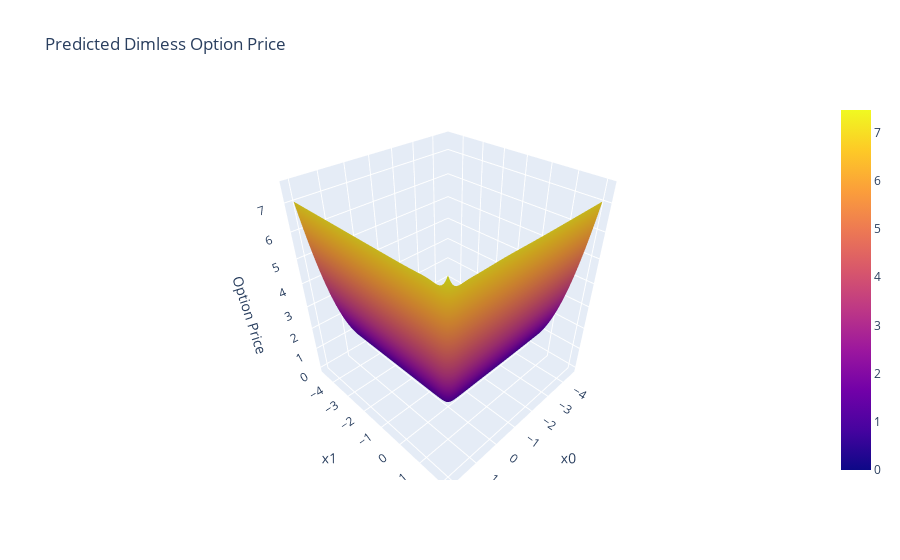

The notebook cell saved with this chart:
### Code cell
num_points = 100
x0_vals = np.linspace(params.x_min, params.x_max, num_points)
x1_vals = np.linspace(params.x_min, params.x_max, num_points)
fixed_val = (params.x_min + params.x_max) / 2.0

grid_list = []
for i in range(num_points):
    for j in range(num_points):
        # Start with all assets fixed at the midpoint.
        point = [fixed_val] * assets
        # Vary asset 0 and asset 1.
        point[0] = x0_vals[i]
        point[1] = x1_vals[j]
        # Append time coordinate (we choose t = maturity, corresponding to τ = maturity).
        point.append(params.tau)
        grid_list.append(point)
X_grid = torch.tensor(grid_list, dtype=torch.float32).to(device)
y_pred = model(X_grid).detach().cpu().numpy()
y_pred = y_pred.reshape(num_points, num_points)

fig = go.Figure(data=[go.Surface(z=y_pred, x=x0_vals, y=x1_vals)])
fig.update_layout(
    title='Predicted Dimless Option Price',
    scene=dict(xaxis_title='x0', yaxis_title='x1', zaxis_title='Option Price'),
    autosize=True,
)
fig.show()

### Figure 1 — Plotly figure (JSON) as saved in the notebook; plotly's stock layout.template omitted (floating-point values rounded to 4 significant figures; data arrays with more than 128 entries replaced by an {"elided": "..."} marker saying what was removed)
{"data": [{"type": "surface", "x": [-4.605, -4.538, -4.47, -4.403, -4.335, -4.268, -4.2, -4.133, -4.065, -3.997, -3.93, -3.862, -3.795, -3.727, -3.66, -3.592, -3.525, -3.457, -3.39, -3.322, -3.255, -3.187, -3.12, -3.052, -2.985, -2.917, -2.85, -2.782, -2.715, -2.647, -2.58, -2.512, -2.444, -2.377, -2.309, -2.242, -2.174, -2.107, -2.039, -1.972, -1.904, -1.837, -1.769, -1.702, -1.634, -1.567, -1.499, -1.432, -1.364, -1.297, -1.229, -1.162, -1.094, -1.027, -0.959, -0.8915, -0.824, -0.7565, -0.6889, -0.6214, -0.5539, -0.4864, -0.4188, -0.3513, -0.2838, -0.2163, -0.1488, -0.08124, -0.01372, 0.0538, 0.1213, 0.1888, 0.2564, 0.3239, 0.3914, 0.4589, 0.5265, 0.594, 0.6615, 0.729, 0.7965, 0.8641, 0.9316, 0.9991, 1.067, 1.134, 1.202, 1.269, 1.337, 1.404, 1.472, 1.539, 1.607, 1.674, 1.742, 1.809, 1.877, 1.944, 2.012, 2.079], "y": [-4.605, -4.538, -4.47, -4.403, -4.335, -4.268, -4.2, -4.133, -4.065, -3.997, -3.93, -3.862, -3.795, -3.727, -3.66, -3.592, -3.525, -3.457, -3.39, -3.322, -3.255, -3.187, -3.12, -3.052, -2.985, -2.917, -2.85, -2.782, -2.715, -2.647, -2.58, -2.512, -2.444, -2.377, -2.309, -2.242, -2.174, -2.107, -2.039, -1.972, -1.904, -1.837, -1.769, -1.702, -1.634, -1.567, -1.499, -1.432, -1.364, -1.297, -1.229, -1.162, -1.094, -1.027, -0.959, -0.8915, -0.824, -0.7565, -0.6889, -0.6214, -0.5539, -0.4864, -0.4188, -0.3513, -0.2838, -0.2163, -0.1488, -0.08124, -0.01372, 0.0538, 0.1213, 0.1888, 0.2564, 0.3239, 0.3914, 0.4589, 0.5265, 0.594, 0.6615, 0.729, 0.7965, 0.8641, 0.9316, 0.9991, 1.067, 1.134, 1.202, 1.269, 1.337, 1.404, 1.472, 1.539, 1.607, 1.674, 1.742, 1.809, 1.877, 1.944, 2.012, 2.079], "z": {"elided": "100x100 float values"}}], "layout": {"autosize": true, "scene": {"xaxis": {"title": {"text": "x0"}}, "yaxis": {"title": {"text": "x1"}}, "zaxis": {"title": {"text": "Option Price"}}}, "title": {"text": "Predicted Dimless Option Price"}}}
